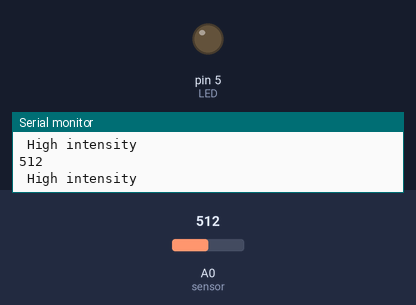
Simulated run of this sketch. Board: Arduino Uno, built with avr-gcc and run on an emulated ATmega328P. On the bench: output pins drawn as LEDs (lit = HIGH), the last lines printed to the serial monitor. The test bench sets the inputs (shaded band); at power-on: A0 (sensor) = 512.

Above: at 1.8 s.
1.9 s: A0 (sensor) set to 56
3.4 s: A0 (sensor) set to 46
At 4.4 s:
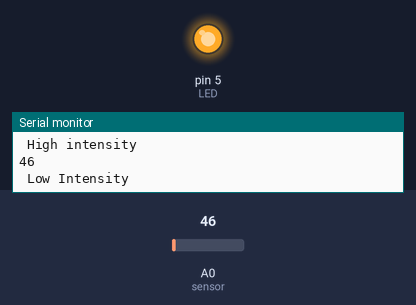
5.5 s: A0 (sensor) set to 122
At 7.1 s:
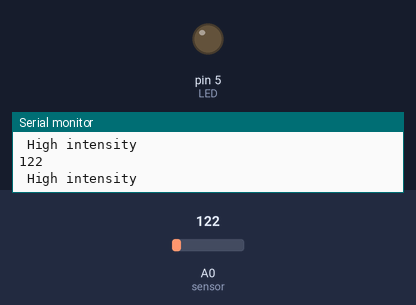
7.5 s: A0 (sensor) set to 40
At 8.7 s:
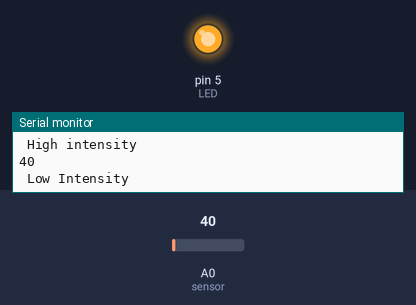
Timing chart, 0 to 10.5 s (numbered marks = the images above; inputs shaded):
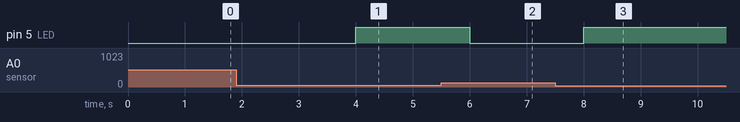

The sketch:

photoresistor.ino
```cpp
int res = 0; /* declaring the variable that will store the value of photoresistor*/
int sensor =A0;/* assigning Arduino pin for photoresistor*/
int led= 5;/* assigning Arduino pin for LED*/
void setup() {
    Serial.begin(9600); /*setting the baud rate for serial communication*/
    pinMode(5, OUTPUT); /* assigning mode to LED pin */
}

void loop() {
    // put your main code here, to run repeatedly:
    res = analogRead(sensor); /* getting the value of photoresistor*/

    Serial.println(res); /* displaying the photoresistor value on serial monitor */

    if(res > 50) { /* when the value of sensor is greater than 100 */
        Serial.println(" High intensity ");
        digitalWrite(5,LOW); /* keep the LED off*/
    }
    else { /* otherwise turn the light on */
        Serial.println(" Low Intensity ");
        digitalWrite(5,HIGH); /* turn the LED on*/
    }

 /*
    // to control LED brightness
    int brightness = potentiometerValue;
    analogWrite(led, brightness);
 */
    delay(1000);
}
```

Measured:
- the behaviour switches between 51 and 50 on A0 (sensor) (found by bisection; images 0 and 1)
- after the input at 3.4 s, pin 5 (LED): LOW → HIGH after 0.60 s
- after the input at 5.5 s, pin 5 (LED): HIGH → LOW after 0.50 s
- after the input at 7.5 s, pin 5 (LED): LOW → HIGH after 0.50 s
